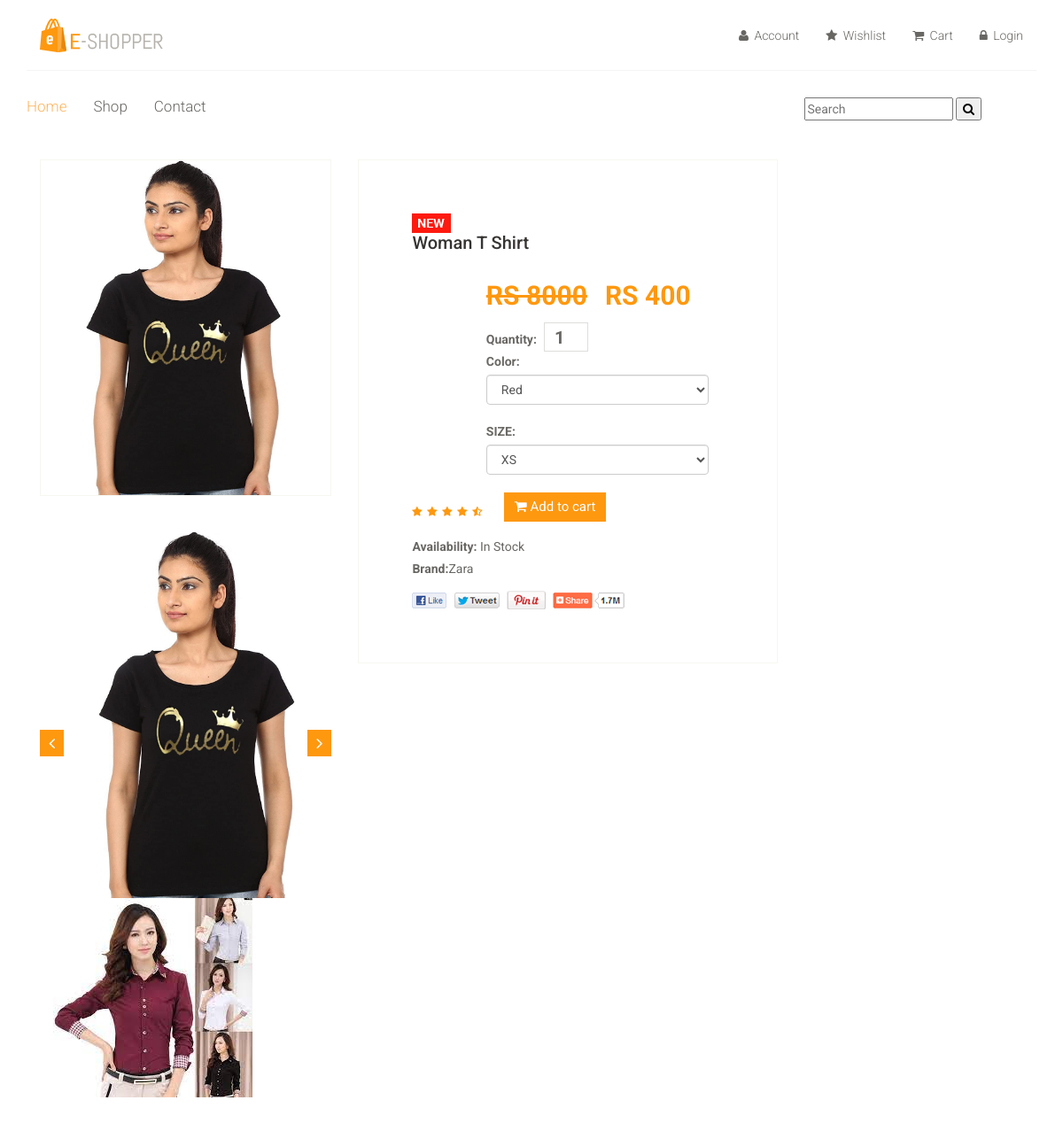
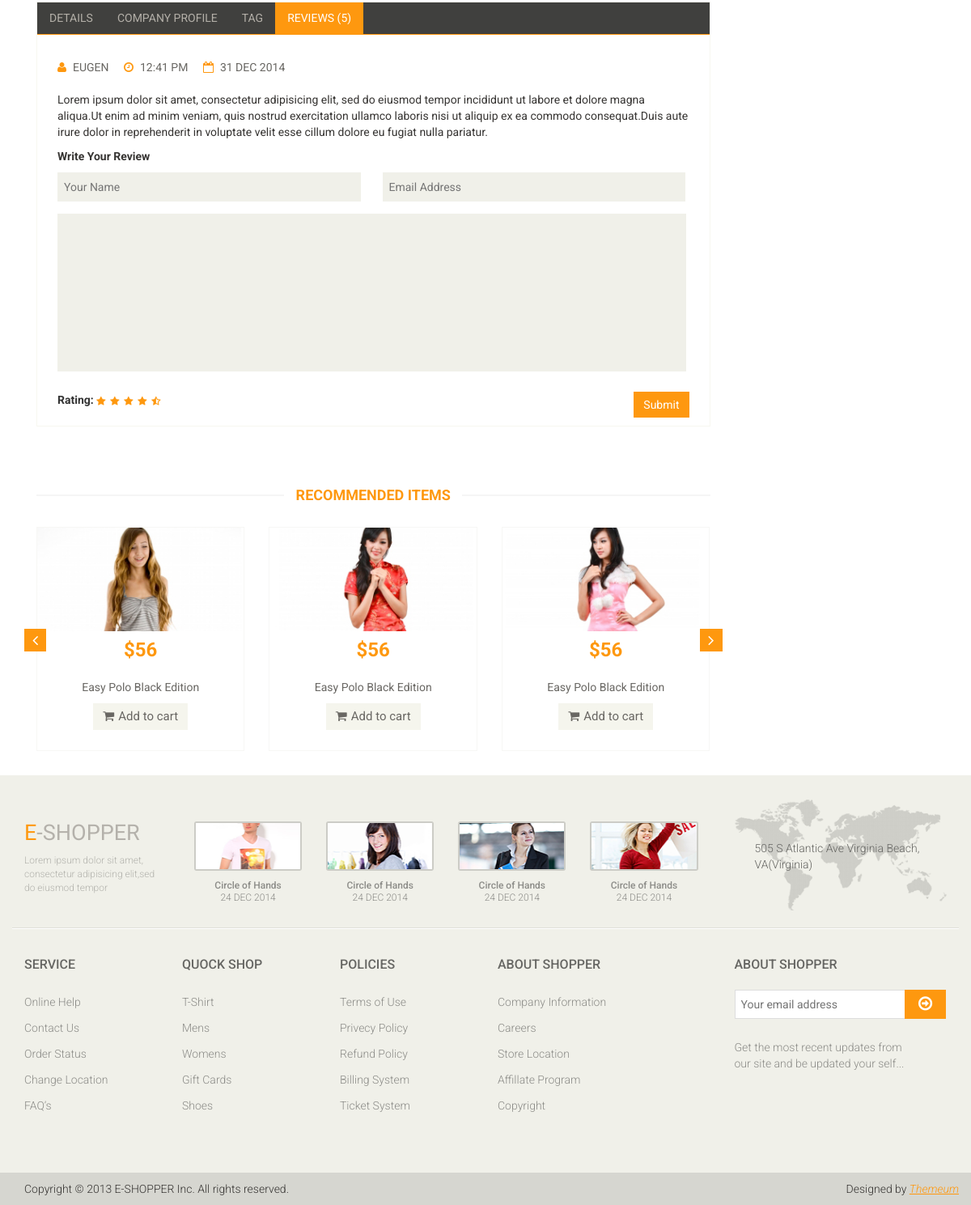
The page /product/6/ on the database its author committed (2 pictures, top to bottom).
### mainApp/models.py (models this page shows, shortened)
class Product(models.Model):
    stock=models.BooleanField(default=False)
    name=models.CharField(max_length=50)
    desc=models.TextField()
    category=models.ForeignKey(Category,
                               on_delete=models.CASCADE)
    brand=models.ForeignKey(Brand,
                            on_delete=models.CASCADE)
    seller=models.ForeignKey(Seller,on_delete=models.CASCADE)
    basePrice=models.IntegerField()
    discount=models.IntegerField(default=0,
                                 null=True,blank=True)
    finalPrice=models.IntegerField(default=0,
                                   null=True,blank=True)
    red=models.BooleanField(default=False,
                            blank=True,null=True)
    green = models.BooleanField(default=False,
                              blank=True, null=True)
    black = models.BooleanField(default=False,
                              blank=True, null=True)
    white = models.BooleanField(default=False,
                              blank=True, null=True)
    pink = models.BooleanField(default=False,
                              blank=True, null=True)
    xs = models.BooleanField(default=False,
                              blank=True, null=True)
    s = models.BooleanField(default=False,
                              blank=True, null=True)
    m = models.BooleanField(default=False,
                              blank=True, null=True)
    l = models.BooleanField(default=False,
                              blank=True, null=True)
    xl = models.BooleanField(default=False,
                            blank=True, null=True)
    img1=models.ImageField(upload_to='images/',default=None,
                           blank=True,null=True)
    img2=models.ImageField(upload_to='images/',default=None,
                           blank=True,null=True)
    img3=models.ImageField(upload_to='images/',default=None,
                           blank=True,null=True)
    img4=models.ImageField(upload_to='images/',default=None,
                           blank=True,null=True)
    img5=models.ImageField(upload_to='images/',default=None,
                           blank=True,null=True)
    date=models.DateTimeField(auto_now=True)

class Brand(models.Model):
    name=models.CharField(max_length=50)

### mainApp/views.py (the view, shortened to what this page needs)
# urls.py: path('product/<int:num>/',views.productDetails),
def productDetails(request,num):
    p=Product.objects.get(id=num)
    return render(request,"product-details.html",{
                                    "Product":p,
                                    })

### mainApp/templates/product-details.html (shortened to what this page needs)
{% extends 'index.html' %}
{% load static %}
{% block body %}
	<section>
		<div class="container">
			<div class="row">
				<div class="col-sm-9 padding-right">
					<div class="product-details">
						<div class="col-sm-5">
							<div class="view-product">
								<img src="{{Product.img1.url}}" alt="" />
							</div>
							<div id="similar-product" class="carousel slide" data-ride="carousel">
								    <div class="carousel-inner">
										<div class="item active">
											{% if Product.img1 %}
										  <a href=""><img src="{{Product.img1.url}}" height="30px" alt=""></a>
											{% endif %}
											{% if Product.img2 %}
										  <a href=""><img src="{{Product.img2.url}}" height="30px"alt=""></a>
											{% endif %}
										</div>
									</div>
								  <a class="left item-control" href="#similar-product" data-slide="prev">
									<i class="fa fa-angle-left"></i>
								  </a>
								  <a class="right item-control" href="#similar-product" data-slide="next">
									<i class="fa fa-angle-right"></i>
								  </a>
							</div>
						</div>
						<div class="col-sm-7">
							<div class="product-information">
								<img src="{% static 'images/product-details/new.jpg' %}" class="newarrival' %}" alt="" />
								<h2>{{Product.name}}</h2>
								<img src="{% static 'images/product-details/rating.png' %}" alt="" />
								<span>
									<span><s>RS {{Product.basePrice}}</s></span>
									<span>RS {{Product.finalPrice}}</span>
									<form method="post">
									<label>Quantity:</label>
									<input name="q" type="number" value="1" />
										<br>
										<label>Color:</label>
										<select class="form-control" name="color">
											{% if Product.red %}
											<option value="red">Red</option>
											{% endif %}
										</select>
										<br>
										<label>SIZE:</label>
										<select class="form-control" name="size">
											{% if Product.xs %}
											<option value="xs">XS</option>
											{% endif %}
										</select>
										<br>
									<button type="submit" class="btn btn-fefault cart">
										<i class="fa fa-shopping-cart"></i>
										Add to cart
									</button>
									</form>
								</span>
								<p><b>Availability:</b> In Stock</p>
								<p><b>Brand:</b>{{Product.brand.name}}</p>
								<a href=""><img src="{% static 'images/product-details/share.png' %}" class="share img-responsive"  alt="" /></a>
							</div>
						</div>
					</div>
					<div class="category-tab shop-details-tab">
						<div class="col-sm-12">
							<ul class="nav nav-tabs">
								<li><a href="#details" data-toggle="tab">Details</a></li>
								<li><a href="#companyprofile" data-toggle="tab">Company Profile</a></li>
								<li><a href="#tag" data-toggle="tab">Tag</a></li>
								<li class="active"><a href="#reviews" data-toggle="tab">Reviews (5)</a></li>
							</ul>
						</div>
						<div class="tab-content">
							<div class="tab-pane fade active in" id="reviews" >
								<div class="col-sm-12">
									<ul>
										<li><a href=""><i class="fa fa-user"></i>EUGEN</a></li>
										<li><a href=""><i class="fa fa-clock-o"></i>12:41 PM</a></li>
										<li><a href=""><i class="fa fa-calendar-o"></i>31 DEC 2014</a></li>
									</ul>
									<p>Lorem ipsum dolor sit amet, consectetur adipisicing elit, sed do eiusmod tempor incididunt ut labore et dolore magna aliqua.Ut enim ad minim veniam, quis nostrud exercitation ullamco laboris nisi ut aliquip ex ea commodo consequat.Duis aute irure dolor in reprehenderit in voluptate velit esse cillum dolore eu fugiat nulla pariatur.</p>
									<p><b>Write Your Review</b></p>
									<form action="#">
										<span>
											<input type="text" placeholder="Your Name"/>
											<input type="email" placeholder="Email Address"/>
										</span>
										<textarea name="" ></textarea>
										<b>Rating: </b> <img src="{% static 'images/product-details/rating.png' %}" alt="" />
										<button type="button" class="btn btn-default pull-right">
											Submit
										</button>
									</form>
								</div>
							</div>
						</div>
					</div>
					<div class="recommended_items">
						<h2 class="title text-center">recommended items</h2>
						<div id="recommended-item-carousel" class="carousel slide" data-ride="carousel">
							<div class="carousel-inner">
								<div class="item active">
									<div class="col-sm-4">
										<div class="product-image-wrapper">
											<div class="single-products">
												<div class="productinfo text-center">
													<img src="{% static 'images/home/recommend1.jpg' %}" alt="" />
													<h2>$56</h2>
													<p>Easy Polo Black Edition</p>
													<button type="button" class="btn btn-default add-to-cart"><i class="fa fa-shopping-cart"></i>Add to cart</button>
												</div>
											</div>
										</div>
									</div>
									<div class="col-sm-4">
										<div class="product-image-wrapper">
											<div class="single-products">
												<div class="productinfo text-center">
													<img src="{% static 'images/home/recommend2.jpg' %}" alt="" />
													<h2>$56</h2>
													<p>Easy Polo Black Edition</p>
													<button type="button" class="btn btn-default add-to-cart"><i class="fa fa-shopping-cart"></i>Add to cart</button>
												</div>
											</div>
										</div>
									</div>
									<div class="col-sm-4">
										<div class="product-image-wrapper">
											<div class="single-products">
												<div class="productinfo text-center">
													<img src="{% static 'images/home/recommend3.jpg' %}" alt="" />
													<h2>$56</h2>
													<p>Easy Polo Black Edition</p>
													<button type="button" class="btn btn-default add-to-cart"><i class="fa fa-shopping-cart"></i>Add to cart</button>
												</div>
											</div>
										</div>
									</div>
								</div>
							</div>
							 <a class="left recommended-item-control" href="#recommended-item-carousel" data-slide="prev">
								<i class="fa fa-angle-left"></i>
							  </a>
							  <a class="right recommended-item-control" href="#recommended-item-carousel" data-slide="next">
								<i class="fa fa-angle-right"></i>
							  </a>
						</div>
					</div>
				</div>
			</div>
		</div>
	</section>
{% endblock %}

### rows shown on the page
Product: img1 (picture), img2 (picture), name "Woman T Shirt", basePrice "8000", finalPrice "400", color "Red", size "XS", brand.name "Zara"
